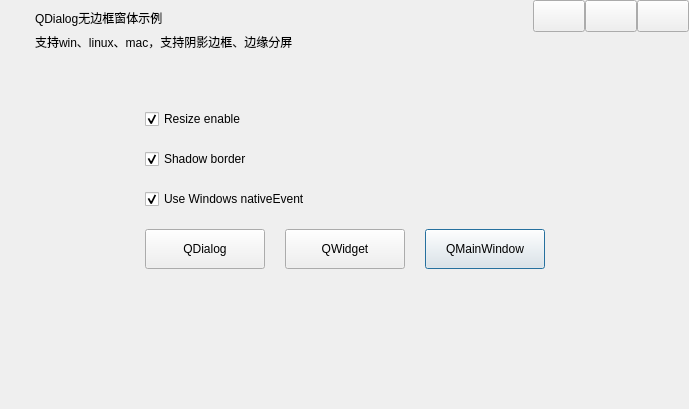
<?xml version="1.0" encoding="UTF-8"?>
<ui version="4.0">
 <class>Dialog</class>
 <widget class="QDialog" name="Dialog">
  <property name="geometry">
   <rect>
    <x>0</x>
    <y>0</y>
    <width>689</width>
    <height>409</height>
   </rect>
  </property>
  <property name="windowTitle">
   <string>Dialog</string>
  </property>
  <layout class="QVBoxLayout" name="verticalLayout">
   <property name="spacing">
    <number>0</number>
   </property>
   <property name="leftMargin">
    <number>0</number>
   </property>
   <property name="topMargin">
    <number>0</number>
   </property>
   <property name="rightMargin">
    <number>0</number>
   </property>
   <property name="bottomMargin">
    <number>0</number>
   </property>
   <item>
    <widget class="QWidget" name="widget_titleBar" native="true">
     <property name="sizePolicy">
      <sizepolicy hsizetype="Preferred" vsizetype="Fixed">
       <horstretch>0</horstretch>
       <verstretch>0</verstretch>
      </sizepolicy>
     </property>
     <property name="minimumSize">
      <size>
       <width>0</width>
       <height>60</height>
      </size>
     </property>
     <property name="maximumSize">
      <size>
       <width>16777215</width>
       <height>60</height>
      </size>
     </property>
     <layout class="QHBoxLayout" name="horizontalLayout_2">
      <property name="spacing">
       <number>0</number>
      </property>
      <property name="leftMargin">
       <number>0</number>
      </property>
      <property name="topMargin">
       <number>0</number>
      </property>
      <property name="rightMargin">
       <number>0</number>
      </property>
      <property name="bottomMargin">
       <number>0</number>
      </property>
      <item>
       <widget class="QWidget" name="widget_caption" native="true">
        <layout class="QGridLayout" name="gridLayout_2">
         <item row="0" column="0">
          <layout class="QGridLayout" name="gridLayout_4">
           <item row="0" column="0">
            <widget class="QLabel" name="label_logo">
             <property name="minimumSize">
              <size>
               <width>20</width>
               <height>20</height>
              </size>
             </property>
             <property name="maximumSize">
              <size>
               <width>20</width>
               <height>20</height>
              </size>
             </property>
             <property name="text">
              <string/>
             </property>
            </widget>
           </item>
           <item row="1" column="1">
            <widget class="QLabel" name="label">
             <property name="text">
              <string>支持win、linux、mac，支持阴影边框、边缘分屏</string>
             </property>
            </widget>
           </item>
           <item row="0" column="1">
            <widget class="QLabel" name="label_title">
             <property name="sizePolicy">
              <sizepolicy hsizetype="Expanding" vsizetype="Maximum">
               <horstretch>0</horstretch>
               <verstretch>0</verstretch>
              </sizepolicy>
             </property>
             <property name="text">
              <string>QDialog无边框窗体示例</string>
             </property>
            </widget>
           </item>
          </layout>
         </item>
        </layout>
       </widget>
      </item>
      <item>
       <widget class="QWidget" name="widgetMenu" native="true">
        <property name="sizePolicy">
         <sizepolicy hsizetype="Preferred" vsizetype="Preferred">
          <horstretch>0</horstretch>
          <verstretch>0</verstretch>
         </sizepolicy>
        </property>
        <property name="minimumSize">
         <size>
          <width>0</width>
          <height>0</height>
         </size>
        </property>
        <property name="maximumSize">
         <size>
          <width>16777215</width>
          <height>16777215</height>
         </size>
        </property>
        <layout class="QGridLayout" name="gridLayout_3">
         <property name="leftMargin">
          <number>0</number>
         </property>
         <property name="topMargin">
          <number>0</number>
         </property>
         <property name="rightMargin">
          <number>0</number>
         </property>
         <property name="bottomMargin">
          <number>0</number>
         </property>
         <property name="spacing">
          <number>0</number>
         </property>
         <item row="0" column="0">
          <widget class="QPushButton" name="btnMenu_Min">
           <property name="sizePolicy">
            <sizepolicy hsizetype="Minimum" vsizetype="Expanding">
             <horstretch>0</horstretch>
             <verstretch>0</verstretch>
            </sizepolicy>
           </property>
           <property name="minimumSize">
            <size>
             <width>52</width>
             <height>32</height>
            </size>
           </property>
           <property name="maximumSize">
            <size>
             <width>52</width>
             <height>32</height>
            </size>
           </property>
           <property name="cursor">
            <cursorShape>ArrowCursor</cursorShape>
           </property>
           <property name="focusPolicy">
            <enum>Qt::NoFocus</enum>
           </property>
           <property name="toolTip">
            <string>最小化</string>
           </property>
           <property name="text">
            <string/>
           </property>
           <property name="type" stdset="0">
            <string>minsize</string>
           </property>
          </widget>
         </item>
         <item row="0" column="2">
          <widget class="QPushButton" name="btnMenu_Close">
           <property name="sizePolicy">
            <sizepolicy hsizetype="Minimum" vsizetype="Minimum">
             <horstretch>0</horstretch>
             <verstretch>0</verstretch>
            </sizepolicy>
           </property>
           <property name="minimumSize">
            <size>
             <width>52</width>
             <height>32</height>
            </size>
           </property>
           <property name="maximumSize">
            <size>
             <width>52</width>
             <height>32</height>
            </size>
           </property>
           <property name="cursor">
            <cursorShape>ArrowCursor</cursorShape>
           </property>
           <property name="focusPolicy">
            <enum>Qt::NoFocus</enum>
           </property>
           <property name="toolTip">
            <string>关闭</string>
           </property>
           <property name="text">
            <string/>
           </property>
           <property name="type" stdset="0">
            <string>close</string>
           </property>
          </widget>
         </item>
         <item row="0" column="1">
          <widget class="QPushButton" name="btnMenu_Max">
           <property name="sizePolicy">
            <sizepolicy hsizetype="Minimum" vsizetype="Expanding">
             <horstretch>0</horstretch>
             <verstretch>0</verstretch>
            </sizepolicy>
           </property>
           <property name="minimumSize">
            <size>
             <width>52</width>
             <height>32</height>
            </size>
           </property>
           <property name="maximumSize">
            <size>
             <width>52</width>
             <height>32</height>
            </size>
           </property>
           <property name="focusPolicy">
            <enum>Qt::NoFocus</enum>
           </property>
           <property name="text">
            <string/>
           </property>
           <property name="type" stdset="0">
            <string>maxsize</string>
           </property>
          </widget>
         </item>
         <item row="1" column="1">
          <spacer name="verticalSpacer_3">
           <property name="orientation">
            <enum>Qt::Vertical</enum>
           </property>
           <property name="sizeHint" stdset="0">
            <size>
             <width>20</width>
             <height>40</height>
            </size>
           </property>
          </spacer>
         </item>
        </layout>
       </widget>
      </item>
     </layout>
    </widget>
   </item>
   <item>
    <widget class="QWidget" name="widget_client" native="true">
     <property name="sizePolicy">
      <sizepolicy hsizetype="Preferred" vsizetype="Expanding">
       <horstretch>0</horstretch>
       <verstretch>0</verstretch>
      </sizepolicy>
     </property>
     <layout class="QGridLayout" name="gridLayout">
      <property name="spacing">
       <number>20</number>
      </property>
      <item row="0" column="1">
       <spacer name="verticalSpacer">
        <property name="orientation">
         <enum>Qt::Vertical</enum>
        </property>
        <property name="sizeType">
         <enum>QSizePolicy::Fixed</enum>
        </property>
        <property name="sizeHint" stdset="0">
         <size>
          <width>20</width>
          <height>40</height>
         </size>
        </property>
       </spacer>
      </item>
      <item row="4" column="3">
       <widget class="QPushButton" name="pushButton_QMainWindow">
        <property name="minimumSize">
         <size>
          <width>120</width>
          <height>40</height>
         </size>
        </property>
        <property name="maximumSize">
         <size>
          <width>120</width>
          <height>40</height>
         </size>
        </property>
        <property name="text">
         <string>QMainWindow</string>
        </property>
       </widget>
      </item>
      <item row="4" column="2">
       <widget class="QPushButton" name="pushButton_QWidget">
        <property name="minimumSize">
         <size>
          <width>120</width>
          <height>40</height>
         </size>
        </property>
        <property name="maximumSize">
         <size>
          <width>120</width>
          <height>40</height>
         </size>
        </property>
        <property name="text">
         <string>QWidget</string>
        </property>
       </widget>
      </item>
      <item row="4" column="4">
       <spacer name="horizontalSpacer_2">
        <property name="orientation">
         <enum>Qt::Horizontal</enum>
        </property>
        <property name="sizeHint" stdset="0">
         <size>
          <width>60</width>
          <height>20</height>
         </size>
        </property>
       </spacer>
      </item>
      <item row="4" column="1">
       <widget class="QPushButton" name="pushButton_QDialog">
        <property name="minimumSize">
         <size>
          <width>120</width>
          <height>40</height>
         </size>
        </property>
        <property name="maximumSize">
         <size>
          <width>120</width>
          <height>40</height>
         </size>
        </property>
        <property name="text">
         <string>QDialog</string>
        </property>
       </widget>
      </item>
      <item row="4" column="0">
       <spacer name="horizontalSpacer">
        <property name="orientation">
         <enum>Qt::Horizontal</enum>
        </property>
        <property name="sizeHint" stdset="0">
         <size>
          <width>61</width>
          <height>20</height>
         </size>
        </property>
       </spacer>
      </item>
      <item row="5" column="2">
       <spacer name="verticalSpacer_2">
        <property name="orientation">
         <enum>Qt::Vertical</enum>
        </property>
        <property name="sizeHint" stdset="0">
         <size>
          <width>20</width>
          <height>40</height>
         </size>
        </property>
       </spacer>
      </item>
      <item row="3" column="1" colspan="3">
       <widget class="QCheckBox" name="checkBox_winNativeEvent">
        <property name="text">
         <string>Use Windows nativeEvent</string>
        </property>
        <property name="checked">
         <bool>true</bool>
        </property>
       </widget>
      </item>
      <item row="2" column="1" colspan="3">
       <widget class="QCheckBox" name="checkBox_shadowBorder">
        <property name="text">
         <string>Shadow border</string>
        </property>
        <property name="checked">
         <bool>true</bool>
        </property>
       </widget>
      </item>
      <item row="1" column="1" colspan="3">
       <widget class="QCheckBox" name="checkBox_resizeEnable">
        <property name="text">
         <string>Resize enable</string>
        </property>
        <property name="checked">
         <bool>true</bool>
        </property>
       </widget>
      </item>
     </layout>
    </widget>
   </item>
  </layout>
 </widget>
 <resources/>
 <connections/>
</ui>
